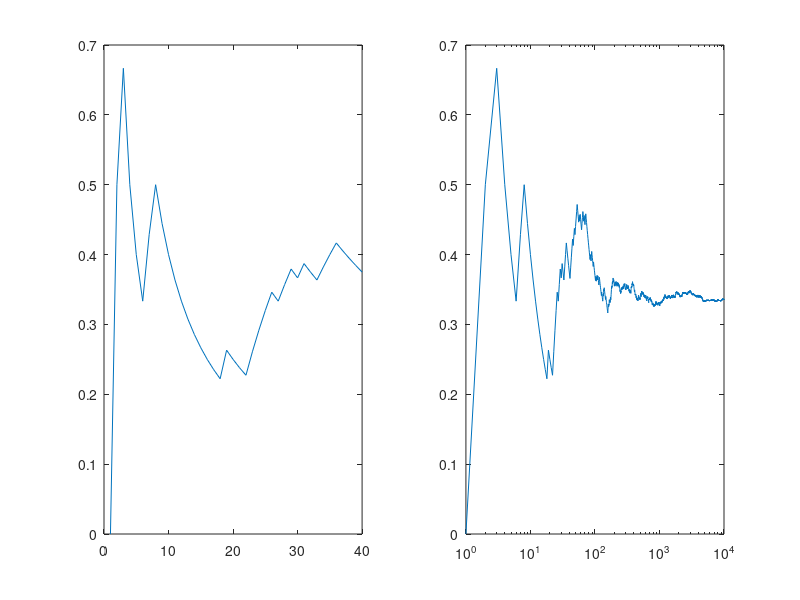

This figure's MATLAB source:
clear;
n = 1e4;
E = [2,3];
nE = zeros(1,n);
res = randi([1,6],1,n);
for i = 1:n
    nE(i) = sum(E == res(i));
end
a = cumsum(nE)
b = 1:n
c = a ./ b;
outcomes = 40;
figure(1);
subplot(1,2,1);
plot(1:outcomes,c(1:outcomes))
subplot(1,2,2);
semilogx(b,c);



